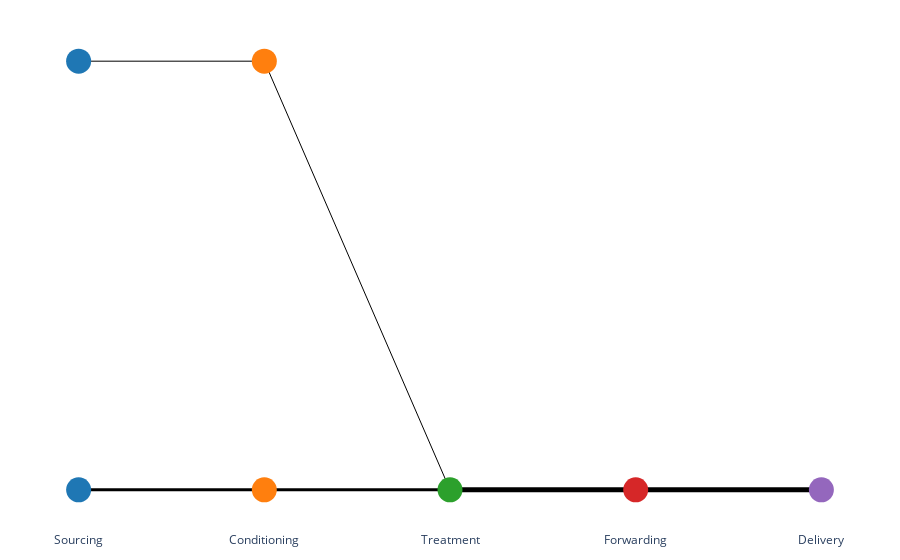

Here is the notebook cell this chart was saved with:
### Code cell
input4_solution.ivisualize()

### Figure 1 — Plotly figure (JSON) as saved in the notebook; plotly's stock layout.template omitted (floating-point values rounded to 4 significant figures)
{"data": [{"line": {"color": "black", "width": 2.962}, "mode": "lines", "type": "scatter", "x": [0, 0.25, null], "y": [0, 0, null]}, {"hovertemplate": "%{text}", "marker": {"color": "black", "opacity": 0, "size": 20}, "mode": "markers", "text": ["Amount: 795.0"], "type": "scatter", "x": [0.125], "y": [0]}, {"line": {"color": "black", "width": 1}, "mode": "lines", "type": "scatter", "x": [0, 0.25, null], "y": [0.5, 0.5, null]}, {"hovertemplate": "%{text}", "marker": {"color": "black", "opacity": 0, "size": 20}, "mode": "markers", "text": ["Amount: 405.0"], "type": "scatter", "x": [0.125], "y": [0.5]}, {"line": {"color": "black", "width": 2.962}, "mode": "lines", "type": "scatter", "x": [0.25, 0.5, null], "y": [0, 0, null]}, {"hovertemplate": "%{text}", "marker": {"color": "black", "opacity": 0, "size": 20}, "mode": "markers", "text": ["Amount: 795.0"], "type": "scatter", "x": [0.375], "y": [0]}, {"line": {"color": "black", "width": 1}, "mode": "lines", "type": "scatter", "x": [0.25, 0.5, null], "y": [0.5, 0, null]}, {"hovertemplate": "%{text}", "marker": {"color": "black", "opacity": 0, "size": 20}, "mode": "markers", "text": ["Amount: 405.0"], "type": "scatter", "x": [0.375], "y": [0.25]}, {"line": {"color": "black", "width": 5}, "mode": "lines", "type": "scatter", "x": [0.5, 0.75, null], "y": [0, 0, null]}, {"hovertemplate": "%{text}", "marker": {"color": "black", "opacity": 0, "size": 20}, "mode": "markers", "text": ["Amount: 1200.0"], "type": "scatter", "x": [0.625], "y": [0]}, {"line": {"color": "black", "width": 5}, "mode": "lines", "type": "scatter", "x": [0.75, 1, null], "y": [0, 0, null]}, {"hovertemplate": "%{text}", "marker": {"color": "black", "opacity": 0, "size": 20}, "mode": "markers", "text": ["Amount: 1200.0"], "type": "scatter", "x": [0.875], "y": [0]}, {"hovertemplate": "%{text}", "marker": {"color": "#1f77b4", "size": 25}, "mode": "markers", "text": ["Id: 0<br>Process: Sourcing<br>Location: AUSTRIA<br>Amount: 795.0<br>Week: 1"], "type": "scatter", "x": [0], "y": [0]}, {"hovertemplate": "%{text}", "marker": {"color": "#1f77b4", "size": 25}, "mode": "markers", "text": ["Id: 1<br>Process: Sourcing<br>Location: SLOVENIA<br>Amount: 405.0<br>Week: 1"], "type": "scatter", "x": [0], "y": [0.5]}, {"hovertemplate": "%{text}", "marker": {"color": "#ff7f0e", "size": 25}, "mode": "markers", "text": ["Id: 2<br>Process: Conditioning<br>Location: AUSTRIA<br>Amount: 795.0<br>Week: 1"], "type": "scatter", "x": [0.25], "y": [0]}, {"hovertemplate": "%{text}", "marker": {"color": "#ff7f0e", "size": 25}, "mode": "markers", "text": ["Id: 3<br>Process: Conditioning<br>Location: AUSTRIA<br>Amount: 405.0<br>Week: 1"], "type": "scatter", "x": [0.25], "y": [0.5]}, {"hovertemplate": "%{text}", "marker": {"color": "#2ca02c", "size": 25}, "mode": "markers", "text": ["Id: 4<br>Process: Treatment<br>Location: SLOVENIA<br>Amount: 1200.0<br>Week: 19"], "type": "scatter", "x": [0.5], "y": [0]}, {"hovertemplate": "%{text}", "marker": {"color": "#d62728", "size": 25}, "mode": "markers", "text": ["Id: 5<br>Process: Forwarding<br>Location: SLOVENIA<br>Amount: 1200.0<br>Week: 23"], "type": "scatter", "x": [0.75], "y": [0]}, {"hovertemplate": "%{text}", "marker": {"color": "#9467bd", "size": 25}, "mode": "markers", "text": ["Id: 6<br>Process: Delivery<br>Location: HUNGARY<br>Amount: 1200.0<br>Week: 23"], "type": "scatter", "x": [1], "y": [0]}], "layout": {"hovermode": "closest", "margin": {"b": 20, "l": 20, "r": 20, "t": 20}, "plot_bgcolor": "white", "showlegend": false, "width": 900, "xaxis": {"tickmode": "array", "ticktext": ["Sourcing", "Conditioning", "Treatment", "Forwarding", "Delivery"], "tickvals": [0, 0.25, 0.5, 0.75, 1]}, "yaxis": {"visible": false}}}
